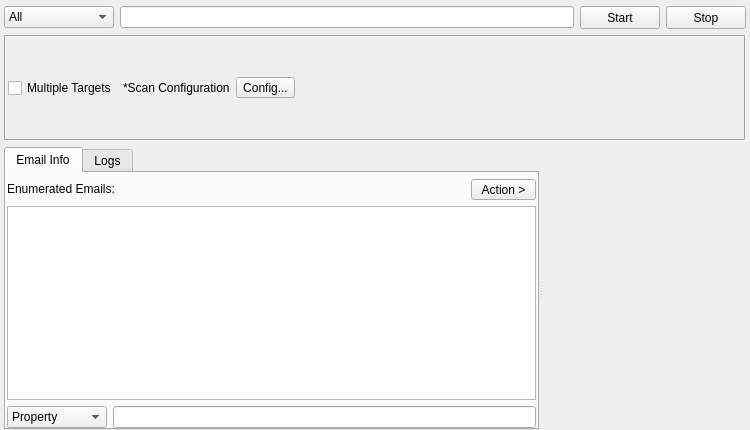
<?xml version="1.0" encoding="UTF-8"?>
<ui version="4.0">
 <class>UrlTool</class>
 <widget class="QWidget" name="UrlTool">
  <property name="geometry">
   <rect>
    <x>0</x>
    <y>0</y>
    <width>750</width>
    <height>430</height>
   </rect>
  </property>
  <property name="windowTitle">
   <string>Form</string>
  </property>
  <layout class="QVBoxLayout" name="verticalLayout_2">
   <property name="leftMargin">
    <number>4</number>
   </property>
   <property name="topMargin">
    <number>6</number>
   </property>
   <property name="rightMargin">
    <number>4</number>
   </property>
   <property name="bottomMargin">
    <number>0</number>
   </property>
   <item>
    <layout class="QHBoxLayout" name="horizontalLayout">
     <item>
      <widget class="QComboBox" name="comboBoxEngine">
       <property name="minimumSize">
        <size>
         <width>110</width>
         <height>0</height>
        </size>
       </property>
       <item>
        <property name="text">
         <string>All</string>
        </property>
       </item>
       <item>
        <property name="text">
         <string>IpInfo</string>
        </property>
       </item>
       <item>
        <property name="text">
         <string>IpApi</string>
        </property>
       </item>
      </widget>
     </item>
     <item>
      <widget class="QLineEdit" name="lineEditTarget"/>
     </item>
     <item>
      <widget class="QPushButton" name="buttonStart">
       <property name="minimumSize">
        <size>
         <width>75</width>
         <height>23</height>
        </size>
       </property>
       <property name="sizeIncrement">
        <size>
         <width>0</width>
         <height>0</height>
        </size>
       </property>
       <property name="text">
        <string>Start</string>
       </property>
      </widget>
     </item>
     <item>
      <widget class="QPushButton" name="buttonStop">
       <property name="minimumSize">
        <size>
         <width>75</width>
         <height>23</height>
        </size>
       </property>
       <property name="sizeIncrement">
        <size>
         <width>0</width>
         <height>0</height>
        </size>
       </property>
       <property name="text">
        <string>Stop</string>
       </property>
      </widget>
     </item>
    </layout>
   </item>
   <item>
    <widget class="QFrame" name="frame">
     <property name="frameShape">
      <enum>QFrame::Box</enum>
     </property>
     <property name="frameShadow">
      <enum>QFrame::Sunken</enum>
     </property>
     <layout class="QHBoxLayout" name="horizontalLayout_2">
      <property name="leftMargin">
       <number>2</number>
      </property>
      <property name="rightMargin">
       <number>2</number>
      </property>
      <item>
       <widget class="QCheckBox" name="checkBoxMultipleTargets">
        <property name="text">
         <string>Multiple Targets</string>
        </property>
       </widget>
      </item>
      <item>
       <widget class="QLabel" name="label">
        <property name="text">
         <string>*Scan Configuration</string>
        </property>
       </widget>
      </item>
      <item>
       <widget class="QToolButton" name="buttonConfig">
        <property name="text">
         <string>Config...</string>
        </property>
       </widget>
      </item>
      <item>
       <spacer name="horizontalSpacer">
        <property name="orientation">
         <enum>Qt::Horizontal</enum>
        </property>
        <property name="sizeHint" stdset="0">
         <size>
          <width>396</width>
          <height>20</height>
         </size>
        </property>
       </spacer>
      </item>
     </layout>
    </widget>
   </item>
   <item>
    <widget class="QSplitter" name="splitter">
     <property name="orientation">
      <enum>Qt::Horizontal</enum>
     </property>
     <widget class="QTabWidget" name="tabWidget">
      <property name="currentIndex">
       <number>0</number>
      </property>
      <widget class="QWidget" name="tabInfo">
       <attribute name="title">
        <string>Email Info</string>
       </attribute>
       <layout class="QVBoxLayout" name="verticalLayout">
        <property name="leftMargin">
         <number>1</number>
        </property>
        <property name="topMargin">
         <number>6</number>
        </property>
        <property name="rightMargin">
         <number>1</number>
        </property>
        <property name="bottomMargin">
         <number>0</number>
        </property>
        <item>
         <layout class="QHBoxLayout" name="horizontalLayout_3">
          <item>
           <widget class="QLabel" name="label_2">
            <property name="sizePolicy">
             <sizepolicy hsizetype="Maximum" vsizetype="Maximum">
              <horstretch>0</horstretch>
              <verstretch>0</verstretch>
             </sizepolicy>
            </property>
            <property name="text">
             <string>Enumerated Emails:</string>
            </property>
           </widget>
          </item>
          <item>
           <widget class="QLabel" name="labelResultsCount">
            <property name="sizePolicy">
             <sizepolicy hsizetype="Preferred" vsizetype="Preferred">
              <horstretch>0</horstretch>
              <verstretch>0</verstretch>
             </sizepolicy>
            </property>
            <property name="text">
             <string/>
            </property>
           </widget>
          </item>
          <item>
           <widget class="QToolButton" name="toolButton">
            <property name="minimumSize">
             <size>
              <width>65</width>
              <height>20</height>
             </size>
            </property>
            <property name="text">
             <string>Action &gt;</string>
            </property>
           </widget>
          </item>
         </layout>
        </item>
        <item>
         <widget class="QTreeView" name="treeResults">
          <property name="acceptDrops">
           <bool>false</bool>
          </property>
          <property name="alternatingRowColors">
           <bool>true</bool>
          </property>
          <property name="selectionMode">
           <enum>QAbstractItemView::SingleSelection</enum>
          </property>
          <attribute name="headerCascadingSectionResizes">
           <bool>true</bool>
          </attribute>
          <attribute name="headerMinimumSectionSize">
           <number>220</number>
          </attribute>
          <attribute name="headerDefaultSectionSize">
           <number>220</number>
          </attribute>
          <attribute name="headerHighlightSections">
           <bool>true</bool>
          </attribute>
         </widget>
        </item>
        <item>
         <layout class="QHBoxLayout" name="horizontalLayout_4">
          <item>
           <widget class="QComboBox" name="comboBox_3">
            <property name="minimumSize">
             <size>
              <width>100</width>
              <height>0</height>
             </size>
            </property>
            <item>
             <property name="text">
              <string>Property</string>
             </property>
            </item>
            <item>
             <property name="text">
              <string>Value</string>
             </property>
            </item>
           </widget>
          </item>
          <item>
           <widget class="QLineEdit" name="lineEditFilter"/>
          </item>
         </layout>
        </item>
       </layout>
      </widget>
      <widget class="QWidget" name="tabLogs">
       <attribute name="title">
        <string>Logs</string>
       </attribute>
       <layout class="QVBoxLayout" name="verticalLayout_3">
        <property name="leftMargin">
         <number>2</number>
        </property>
        <property name="topMargin">
         <number>6</number>
        </property>
        <property name="rightMargin">
         <number>2</number>
        </property>
        <property name="bottomMargin">
         <number>0</number>
        </property>
        <item>
         <widget class="QPlainTextEdit" name="plainTextEditLogs"/>
        </item>
       </layout>
      </widget>
     </widget>
     <widget class="InputWidget" name="targets" native="true">
      <property name="minimumSize">
       <size>
        <width>0</width>
        <height>150</height>
       </size>
      </property>
     </widget>
    </widget>
   </item>
  </layout>
 </widget>
 <customwidgets>
  <customwidget>
   <class>InputWidget</class>
   <extends>QWidget</extends>
   <header>src/widgets/InputWidget.h</header>
   <container>1</container>
  </customwidget>
 </customwidgets>
 <resources/>
 <connections/>
</ui>
